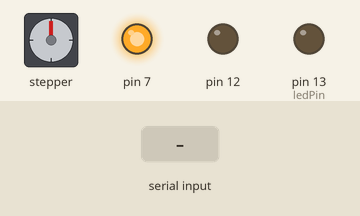
Recording of a sketch running on a simulated Arduino Uno, built with avr-gcc and run on an emulated ATmega328P. Parts: stepper motor, output pins drawn as LEDs (lit = HIGH). Wiring (inferred from the names in the program): stepper motor driver (200 steps per turn assumed): step pin 4; direction pin 2. The inputs (shaded band) are chosen by the test bench. Pins used as bus, display or sensor lines are not drawn; what the sketch prints to the serial monitor is not drawn.

Above: at 1.2 s.
1.3 s: "z90\n" received over Serial
At 2.6 s:
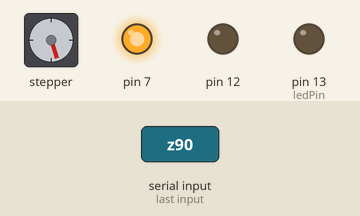
2.9 s: "z,45\n" received over Serial
At 4.1 s:
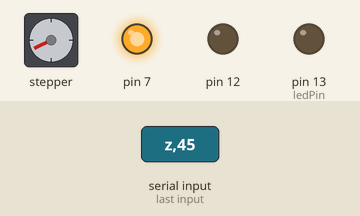
4.4 s: "x90\n" received over Serial
At 5.0 s:
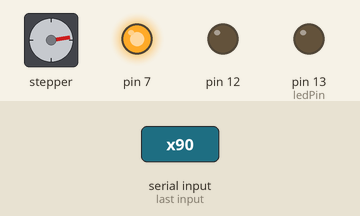
6.0 s: "c90\n" received over Serial
At 6.8 s:
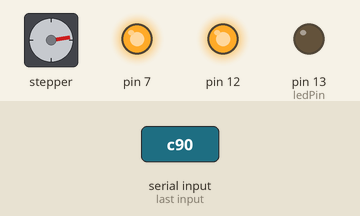
7.5 s: "x,45\n" received over Serial
At 8.7 s:
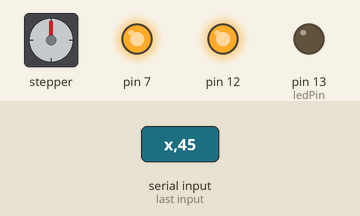
9.0 s: "z90\n" received over Serial
At 9.7 s:
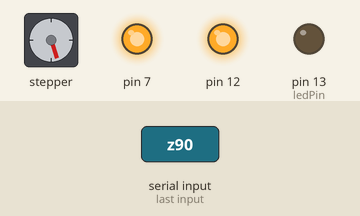
Timing chart, 0 to 11.6 s (numbered marks = the images above; inputs shaded):
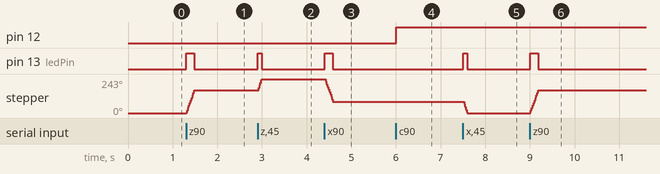

Measured:
- after the input at 1.3 s, pin 13 (ledPin): LOW → HIGH at once, → LOW 0.18 s later; stepper: turns 162° clockwise in 0.18 s, starting at once
- after the input at 2.9 s, pin 13 (ledPin): LOW → HIGH at once, → LOW 0.09 s later; stepper: turns 81° clockwise, starting at once
- after the input at 4.4 s, pin 13 (ledPin): LOW → HIGH at once, → LOW 0.18 s later; stepper: turns 162° counter-clockwise in 0.18 s, starting at once
- after the input at 6.0 s, pin 12: LOW → HIGH at once
- after the input at 7.5 s, pin 13 (ledPin): LOW → HIGH at once, → LOW 0.09 s later; stepper: turns 81° counter-clockwise, starting at once
- after the input at 9.0 s, pin 13 (ledPin): LOW → HIGH at once, → LOW 0.18 s later; stepper: turns 162° clockwise in 0.18 s, starting at once

The sketch:

stepper_test.ino
```cpp
// Motor identification
#define NUM_MOTORS 2

// Macros for setting motor direction
#define WIND HIGH
#define UNWIND LOW

typedef struct {
  byte dirpin, steppin;
} Motor;
Motor motors[NUM_MOTORS];

// int numberOfSteps = 100;
byte ledPin = LED_BUILTIN;
int pulseWidthMicros = 20;  // microseconds
int microsbetweensteps = 2000;
//int millisbetweenSteps = 3; // milliseconds

void step(Motor m, int dir, int steps) {
  // Turn on the LED while stepping
  digitalWrite(ledPin, HIGH);

  digitalWrite(m.dirpin, dir);

  for(int n = 0; n < steps; n++) {
    digitalWrite(m.steppin, HIGH);
    delayMicroseconds(pulseWidthMicros);
    digitalWrite(m.steppin, LOW);

    delayMicroseconds(microsbetweensteps);
//    delay(millisbetweenSteps);
  }

  digitalWrite(ledPin, LOW);
}


void setup()
{
  motors[0].dirpin = 2;
  motors[0].steppin = 4;
  motors[1].dirpin = 12;
  motors[1].steppin = 13;

  Serial.begin(9600);
  Serial.println("Starting StepperTest");

  pinMode(ledPin, OUTPUT);
  for (int i = 0; i < NUM_MOTORS; ++i) {
    pinMode(motors[i].dirpin, OUTPUT);
    pinMode(motors[i].steppin, OUTPUT);
  }

  // B/c Anna says so
  pinMode(7, OUTPUT);
  digitalWrite(7, HIGH);
}

void loop()
{
  while (Serial.available() > 0) {
    char i = Serial.read();
    int numberOfSteps = Serial.parseInt();
    switch(i) {
      case 'z':
        step(motors[0], WIND, numberOfSteps);
        break;
      case 'x':
        step(motors[0], UNWIND, numberOfSteps);
        break;
      case 'c':
        step(motors[1], WIND, numberOfSteps);
        break;
      case 'v':
        step(motors[1], UNWIND, numberOfSteps);
        break;
    }
  }
}
```
